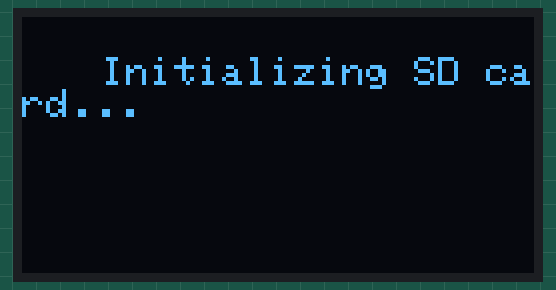
Recording of a sketch running on a simulated Arduino Uno, built with avr-gcc and run on an emulated ATmega328P. Parts: 128×64 one-colour display. The display library's start-up logo is not drawn; storage starts empty; what the sketch prints to the serial monitor is not drawn.

Above: at 2.1 s.
At 4.2 s:
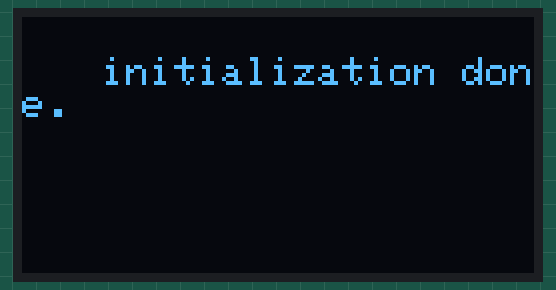
At 5.2 s:
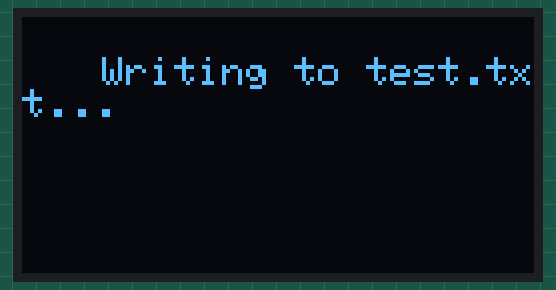
At 6.2 s:
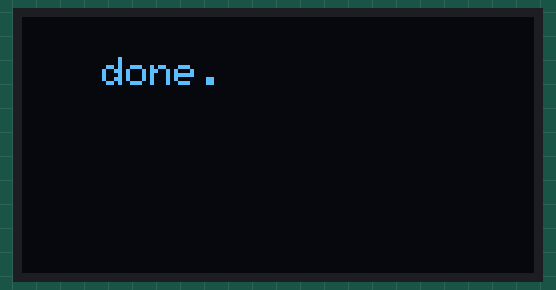
At 7.3 s:
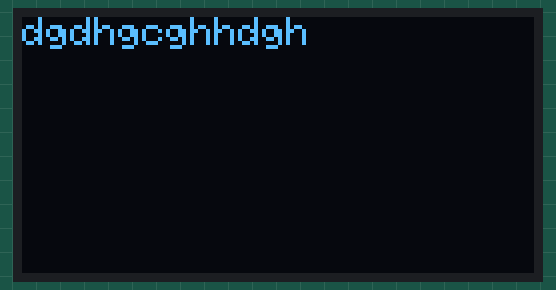

Measured:
- what the display in image 0 shows lasts 2.0 s, from 2.1 s to 4.1 s
- what the display in image 1 shows lasts 1.0 s, from 4.1 s to 5.1 s
- what the display in image 3 shows lasts 1.0 s, from 6.2 s to 7.2 s

The sketch:

sd_oled_deone.ino
```cpp
#include <SPI.h>
#include <SD.h>
#include <Wire.h>
#include <Adafruit_GFX.h>
#include <Adafruit_SSD1306.h>
File myFile;
// SCL GPIO5
// SDA GPIO4
#define OLED_RESET 0  // GPIO0
Adafruit_SSD1306 display(OLED_RESET);
 int i=0;
#define NUMFLAKES 10
#define XPOS 0
#define YPOS 1
#define DELTAY 2


#define LOGO16_GLCD_HEIGHT 16
#define LOGO16_GLCD_WIDTH  16


void setup()   {
  Serial.begin(9600);


  // by default, we'll generate the high voltage from the 3.3v line internally! (neat!)
  display.begin(SSD1306_SWITCHCAPVCC, 0x3C);  // initialize with the I2C addr 0x3C (for the 64x48)
  // init done

  display.display();
  delay(2000);

  // Clear the buffer.
  display.clearDisplay();

  // text display tests
  display.setTextSize(1);
  display.setTextColor(WHITE);
  display.setCursor(20,10);
  display.println("Initializing SD card...");
  display.display();
  delay(2000);
  display.clearDisplay();

  display.setCursor(20,10);
  display.println("initialization done.");
  display.display();
  delay(1000);
  display.clearDisplay();


  display.setCursor(20,10);
  display.println("Writing to test.txt...");
  display.display();
  delay(1000);
  display.clearDisplay();


  display.setCursor(20,10);
  display.println("done.");
  display.display();
  delay(1000);
  display.clearDisplay();


   Serial.print("Initializing SD card...");

  if (!SD.begin(15)) {
    Serial.println("initialization failed!");
    return;
  }
  Serial.println("initialization done.");

  myFile = SD.open("test.txt", FILE_WRITE);

  // if the file opened okay, write to it:
  if (myFile) {
    Serial.print("Writing to test.txt...");
    myFile.println("testing 1, 2, 3.");
    // close the file:
    myFile.close();
    Serial.println("done.");
  } else {
    // if the file didn't open, print an error:
    Serial.println("error opening test.txt");
  }

  // re-open the file for reading:
  myFile = SD.open("test.txt");
  if (myFile) {
    Serial.println("test.txt:");

    // read from the file until there's nothing else in it:
    while (myFile.available()) {


      display.setCursor(0,0);
      String listt = myFile.readStringUntil('\r');
   display.println(listt);
  display.display();

  display.clearDisplay();

    }
    // close the file:
    myFile.close();
  } else {
    // if the file didn't open, print an error:
    Serial.println("error opening test.txt");
  }
}


void loop() {

  display.setCursor(0,0);
   display.println("dgdhgcghhdgh");
  display.display();

  display.clearDisplay();

}
```
